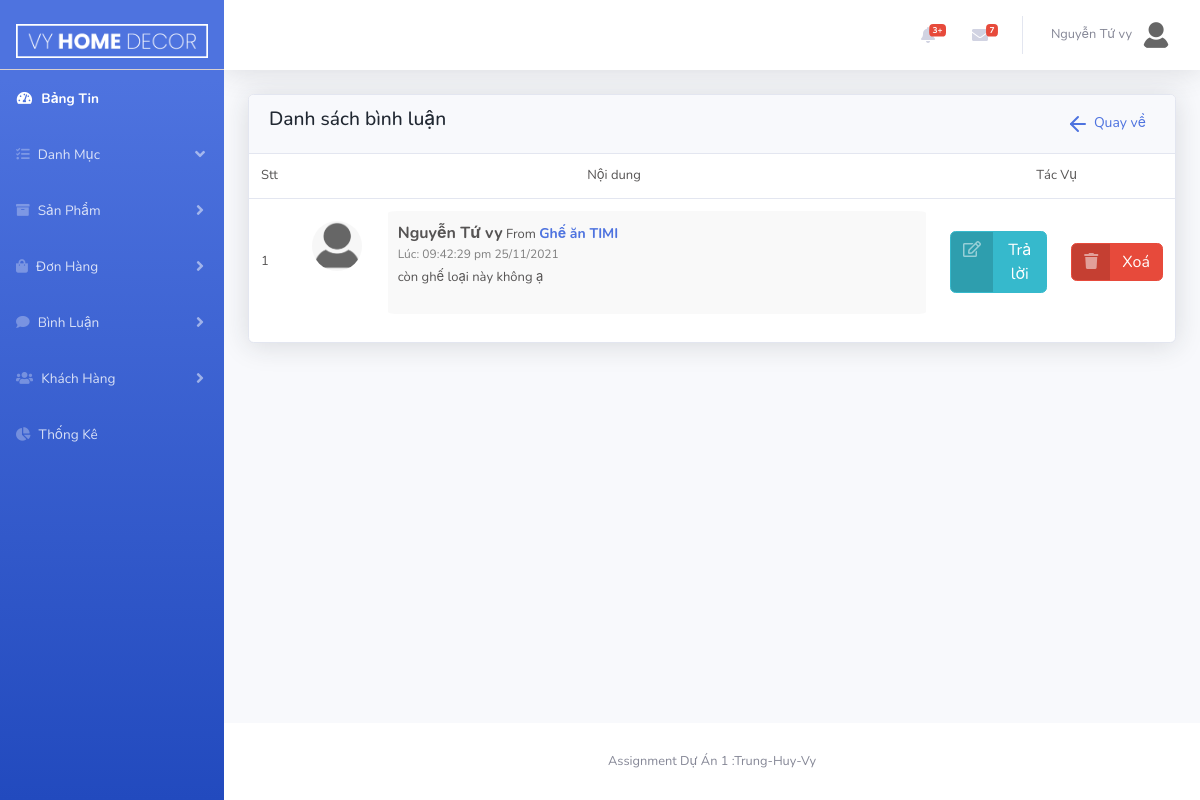
The page /Admin/index.php?act=comment&comment_detail=23 (signed in) on the database as committed earlier.
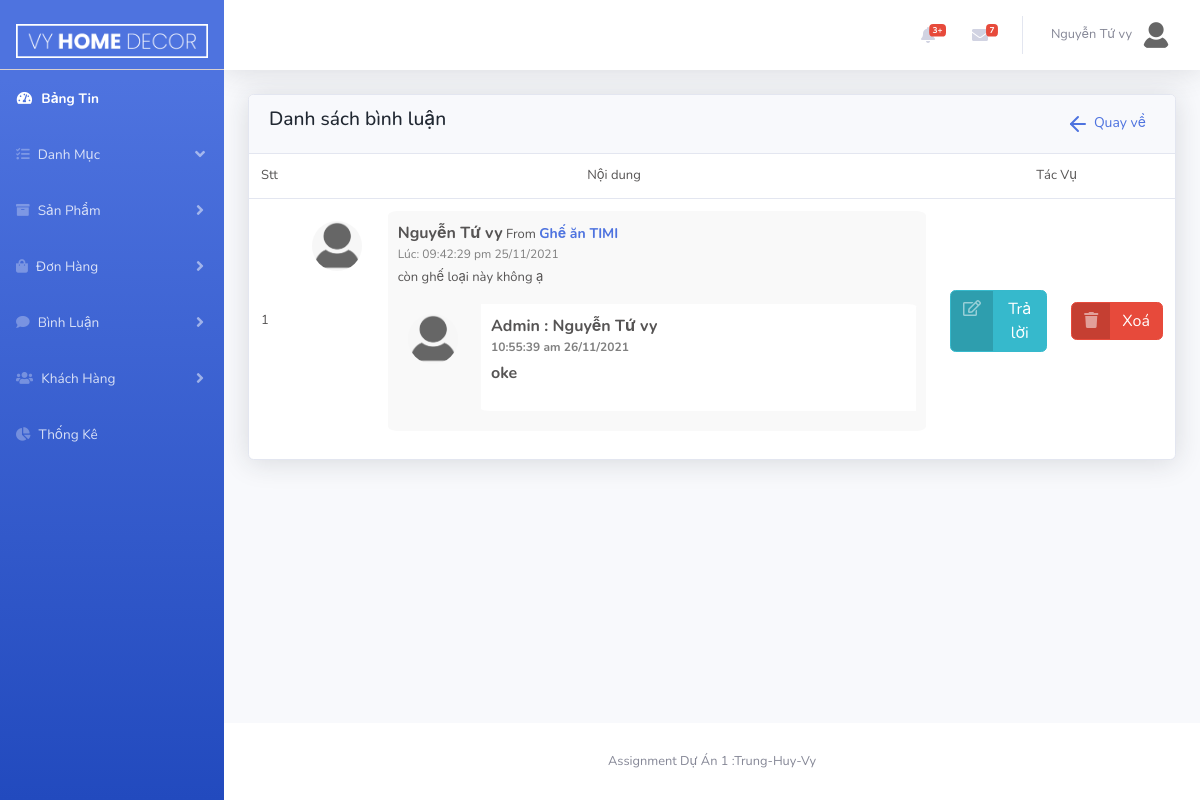
The same page on the database as committed later.
### tables this page shows
CREATE TABLE `tbl_comment` (
  `commId` int(10) NOT NULL,
  `replyId` int(10) DEFAULT 0,
  `prodId` int(10) NOT NULL,
  `custId` int(10) NOT NULL,
  `content` varchar(255) NOT NULL,
  `date` varchar(30) NOT NULL
);

CREATE TABLE `tbl_customer` (
  `custId` int(10) NOT NULL,
  `username` varchar(50) NOT NULL,
  `password` varchar(50) NOT NULL,
  `custName` varchar(50) NOT NULL,
  `image` varchar(255) DEFAULT NULL,
  `phone` varchar(50) DEFAULT NULL,
  `email` varchar(50) NOT NULL,
  `address` text DEFAULT NULL,
  `status` int(10) NOT NULL COMMENT '0:block ; 1:hoạt động',
  `role` int(10) NOT NULL COMMENT '0:khách hàng ;1:Admin'
);

CREATE TABLE `tbl_product` (
  `prodId` int(10) NOT NULL,
  `prodName` varchar(255) NOT NULL,
  `prodDesc` text NOT NULL,
  `quantity` int(10) NOT NULL,
  `price` float NOT NULL,
  `image` text NOT NULL,
  `imageSmall` text NOT NULL,
  `dateInput` date NOT NULL,
  `view` int(10) NOT NULL,
  `type` int(10) NOT NULL,
  `cateChildId` int(10) NOT NULL,
  `cateId` int(10) NOT NULL,
  `discount` float DEFAULT NULL
);

### model/pdo.php (called while the page is built, shortened)
<?php
function pdo_get_connection()
{   $servername="localhost";
    $username='root';
    $password='';
    try{
        $dburl="mysql:host=$servername;dbname=vyhomedecor; charset=utf8";
        $conn = new PDO($dburl,$username,$password);
        $conn->setAttribute(PDO::ATTR_ERRMODE,PDO::ERRMODE_EXCEPTION);
        return $conn;
        }
        catch(PDOException $e){
            return "lỗi kết nối :". $e->getMessage();
        }
}
function pdo_query($sql){
    $sql_args = array_slice(func_get_args(),1);
    try{
        $conn =pdo_get_connection();
        $stmt =$conn->prepare($sql);
        $stmt -> execute($sql_args);
        $row =$stmt->fetchAll();
        return $row;
    }catch(PDOException $e){
        throw $e;
    }
    finally{
        unset($conn);
    }
}
?>

### model/comment.php (called while the page is built, shortened)
<?php
    function loadAll_comment_product($prodId){
        $sql = "SELECT tbl_comment.*, tbl_customer.custName as custName, tbl_product.prodName as prodName FROM tbl_comment
        INNER JOIN tbl_customer on tbl_customer.custId = tbl_comment.custId
        INNER JOIN tbl_product on tbl_product.prodId = tbl_comment.prodId HAVING tbl_comment.prodId = $prodId AND tbl_comment.replyId =0 order by tbl_comment.commId DESC";
        $listcomment = pdo_query($sql);
        return $listcomment;
    }
    function loadReply_Comment($commId){
        $sql ="SELECT * FROM tbl_comment
         INNER JOIN tbl_customer on tbl_customer.custId = tbl_comment.custId
         HAVING replyId =$commId ORDER BY commId ASC";
        return pdo_query($sql);
    }
?>

### Admin/comment/comment_detail.php (the view, shortened to what the changed rows need)
<div class="row">
    <div class="col-xl-12 col-md-12">
        <div class="card">
            <div class="table-responsive">
                <form action="" method="post">
                    <table class="table align-items-center table-flush">
                        <thead class="thead-light">
                            <tr class="table_01">
                                <td>Stt</td>
                                <td width="70%" class="text-center">Nội dung</td>
                                <td class="text-center" colspan="2">Tác Vụ</td>
                            </tr>
                        </thead>
                        <tbody>
                            <?php
                            $i = 1;
                            foreach ($listcomment as $value) {
                                extract($value);
                            ?>
                                <tr>
                                    <td><?= $i ?></td>
                                    <td class="reply">
                                        <div class="reply_img">
                                            <img width="50" src="img_tam/anhavatar.png" alt="">
                                        </div>
                                        <div class="reply_content">
                                            <span class="name"><?= $custName ?></span> From <span class="from"><a href="index.php?act=product&id_edit="><?= $prodName ?></a></span>
                                            <p class="time">Lúc: <?= $date ?></p>
                                            <p class="comment"><?= $content ?></p>
                                            <?php
                                            $showReplyComment = loadReply_Comment($commId);
                                            foreach ($showReplyComment as $valueRep) {
                                            ?>
                                                <div class="reply_child">
                                                    <div class="reply_img">
                                                        <img width="50" src="img_tam/anhavatar.png" alt="">
                                                    </div>
                                                    <div class="reply_content">
                                                        <span class="name">
                                                            Admin : <?= $valueRep['custName'] ?>
                                                            <p class="time"><?= $valueRep['date'] ?></p>
                                                            <p class="comment"><?= $valueRep['content'] ?></p>
                                                    </div>
                                                    <br>
                                                </div>
                                            <?php } ?>
                                        </div>
                                    </td>
                                    <td><a href="index.php?act=comment&reply" class="btn btn-info btn-icon-split btn-reply" data-info="<?= $commId ?>" data-toggle="modal" data-target="#replyModal"> <span class="icon text-white-50"><i class="far fa-edit"></i></span>
                                            <span class="text">Trả lời</span></a></td>
                                    <td>
                                        <a href="index.php?act=comment&delete=<?= $commId ?>&prodId=<?= $prodId ?>" class="btn btn-danger btn-icon-split "><span class="icon text-white-50"><i class="fas fa-trash"></i></span>
                                            <span class="text">Xoá</span></a>
                                    </td>
                                </tr>
                            <?php $i++;
                            } ?>
                        </tbody>
                    </table>
                </form>
            </div>
        </div>
    </div>
</div>

Rows that differ between the two databases and show on the page:
added tbl_comment: custId.custName "Nguyễn Tứ vy", date "10:55:39 am 26/11/2021", content "oke"
